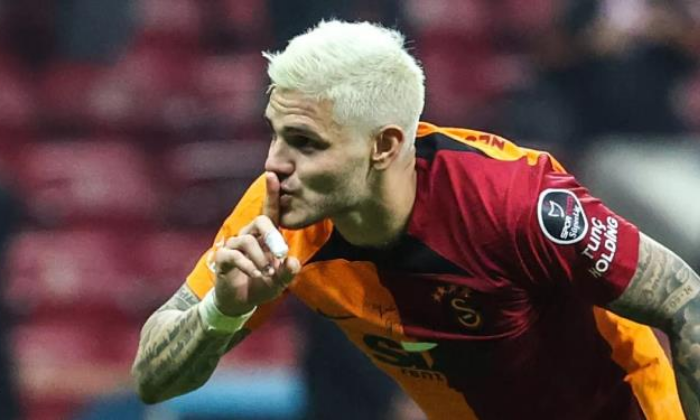
#> input picture images/icardi.png, 700 x 420 px
$ python 6dogrusalkonstratgerme-konstratgerme.py
#> lines starting #> are read from the running program, lines starting #| are printed output that depends on the picture; after the words box and inside, x2 and y2 are one past the last pixel; in counts of white or black regions, pixels touching at a corner belong together
import cv2
import numpy as np
img = cv2.imread('images/icardi.png', cv2.IMREAD_GRAYSCALE)
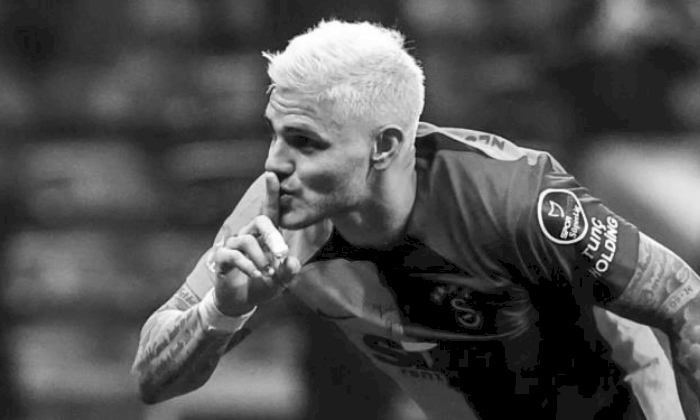
#> img: shape (420, 700); min 0, max 255, mean 82.7

# Doğrusal kontrast germe
min_val = np.min(img)
#> min_val = 0
max_val = np.max(img)
#> max_val = 255
linear_stretched = (img - min_val) / (max_val - min_val) * 255

# Kontrast germe
alpha = 1.5 # Kontrast seviyesi
beta = 0    # Parlaklık seviyesi
contrast_stretched = cv2.convertScaleAbs(img, alpha=alpha, beta=beta)
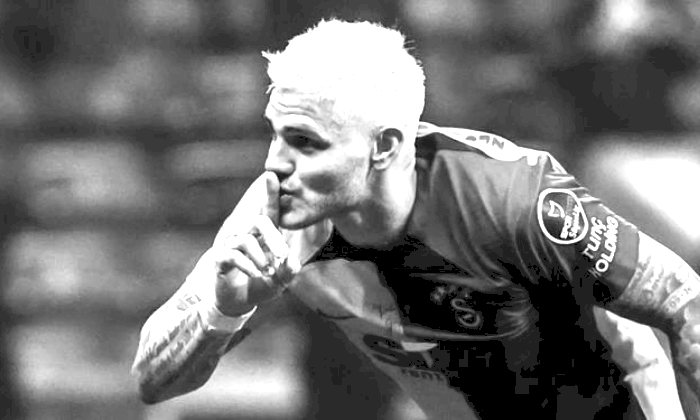
#> contrast_stretched: shape (420, 700); min 0, max 255, mean 118.3

# İşlenmiş görüntüleri göster
cv2.imshow('Orjinal Goruntu', img)
cv2.imshow('Doğrusal Germe', linear_stretched)
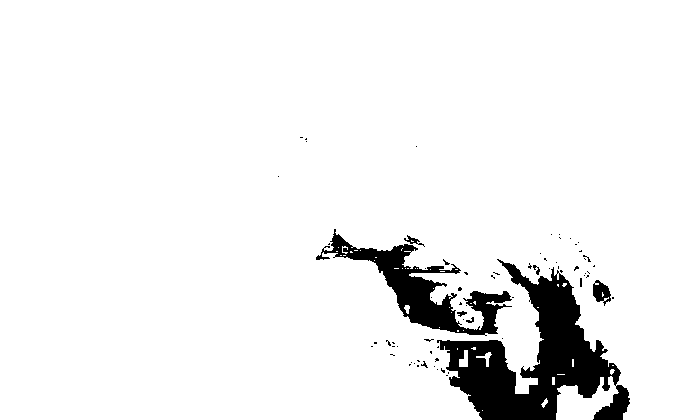
#> window 'Doğrusal Germe': shape (420, 700); 93.7% white; 71 black regions (64 under 20 px), largest, box (x1, y1, x2, y2) and area: (437, 259, 630, 420) 12426, (316, 229, 512, 336) 5236, (593, 280, 611, 306) 277
cv2.imshow('Kontrast Germe', contrast_stretched)
cv2.waitKey(0)
cv2.destroyAllWindows()
